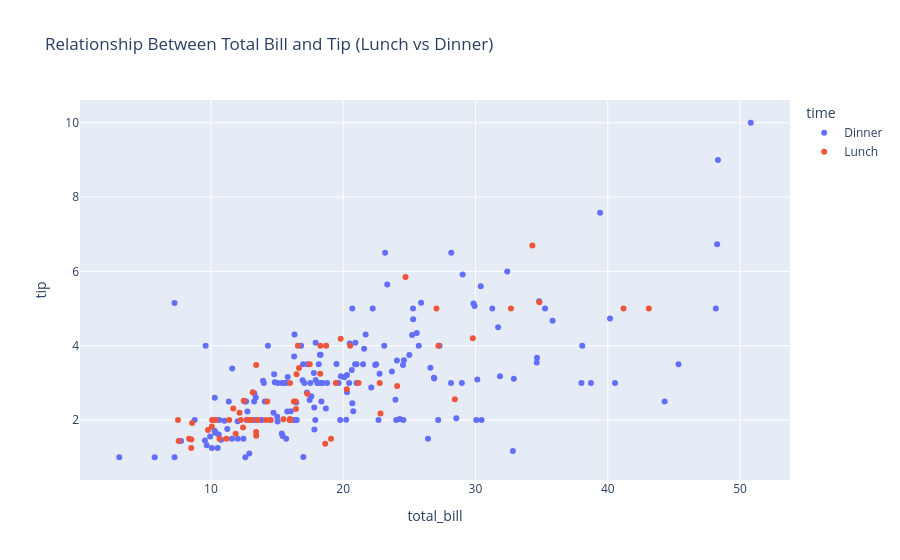

Notebook code for this chart:
### Markdown cell above
### Outlier Detection Analysis

From the box plot visualization, the **median total bill appears highest on Saturday**, indicating that customers tend to spend more on Saturdays compared to other days.

Outliers can be observed particularly on **Saturday**, where some total bill values are significantly higher than the majority of the data.

To verify this, the Interquartile Range (IQR) was calculated using:

IQR = Q3 − Q1

Outlier boundaries were calculated using the standard rule:

Lower Bound = Q1 − 1.5 × IQR  
Upper Bound = Q3 + 1.5 × IQR

Any values outside these boundaries are considered outliers. The manually calculated outliers matched the points shown in the box plot, confirming the presence of unusually large bills on certain days.

### Code cell
import plotly.express as px

fig = px.scatter(
    df,
    x='total_bill',
    y='tip',
    color='time',
    hover_data=['day','size'],
    title="Relationship Between Total Bill and Tip (Lunch vs Dinner)"
)

fig.show()

### Figure 1 — Plotly figure (JSON) as saved in the notebook; plotly's stock layout.template omitted (floating-point values rounded to 4 significant figures; data arrays with more than 128 entries replaced by an {"elided": "..."} marker saying what was removed)
{"data": [{"customdata": {"elided": "176x2 mixed values"}, "hovertemplate": "time=Dinner<br>total_bill=%{x}<br>tip=%{y}<br>day=%{customdata[0]}<br>size=%{customdata[1]}<extra></extra>", "legendgroup": "Dinner", "marker": {"color": "#636efa", "symbol": "circle"}, "mode": "markers", "name": "Dinner", "orientation": "v", "showlegend": true, "type": "scatter", "x": {"elided": "176 float values"}, "xaxis": "x", "y": {"elided": "176 float values"}, "yaxis": "y"}, {"customdata": {"elided": "68x2 mixed values"}, "hovertemplate": "time=Lunch<br>total_bill=%{x}<br>tip=%{y}<br>day=%{customdata[0]}<br>size=%{customdata[1]}<extra></extra>", "legendgroup": "Lunch", "marker": {"color": "#EF553B", "symbol": "circle"}, "mode": "markers", "name": "Lunch", "orientation": "v", "showlegend": true, "type": "scatter", "x": [27.2, 22.76, 17.29, 19.44, 16.66, 10.07, 32.68, 15.98, 34.83, 13.03, 18.28, 24.71, 21.16, 10.65, 12.43, 24.08, 11.69, 13.42, 14.26, 15.95, 12.48, 29.8, 8.52, 14.52, 11.38, 22.82, 19.08, 20.27, 11.17, 12.26, 18.26, 8.51, 10.33, 14.15, 16.0, 13.16, 17.47, 34.3, 41.19, 27.05, 16.43, 8.35, 18.64, 11.87, 9.78, 7.51, 19.81, 28.44, 15.48, 16.58, 7.56, 10.34, 43.11, 13.0, 13.51, 18.71, 12.74, 13.0, 16.4, 20.53, 16.47, 12.16, 13.42, 8.58, 15.98, 13.42, 16.27, 10.09], "xaxis": "x", "y": [4.0, 3.0, 2.71, 3.0, 3.4, 1.83, 5.0, 2.03, 5.17, 2.0, 4.0, 5.85, 3.0, 1.5, 1.8, 2.92, 2.31, 1.68, 2.5, 2.0, 2.52, 4.2, 1.48, 2.0, 2.0, 2.18, 1.5, 2.83, 1.5, 2.0, 3.25, 1.25, 2.0, 2.0, 2.0, 2.75, 3.5, 6.7, 5.0, 5.0, 2.3, 1.5, 1.36, 1.63, 1.73, 2.0, 4.19, 2.56, 2.02, 4.0, 1.44, 2.0, 5.0, 2.0, 2.0, 4.0, 2.01, 2.0, 2.5, 4.0, 3.23, 2.2, 3.48, 1.92, 3.0, 1.58, 2.5, 2.0], "yaxis": "y"}], "layout": {"legend": {"title": {"text": "time"}, "tracegroupgap": 0}, "title": {"text": "Relationship Between Total Bill and Tip (Lunch vs Dinner)"}, "xaxis": {"anchor": "y", "domain": [0, 1], "title": {"text": "total_bill"}}, "yaxis": {"anchor": "x", "domain": [0, 1], "title": {"text": "tip"}}}}
